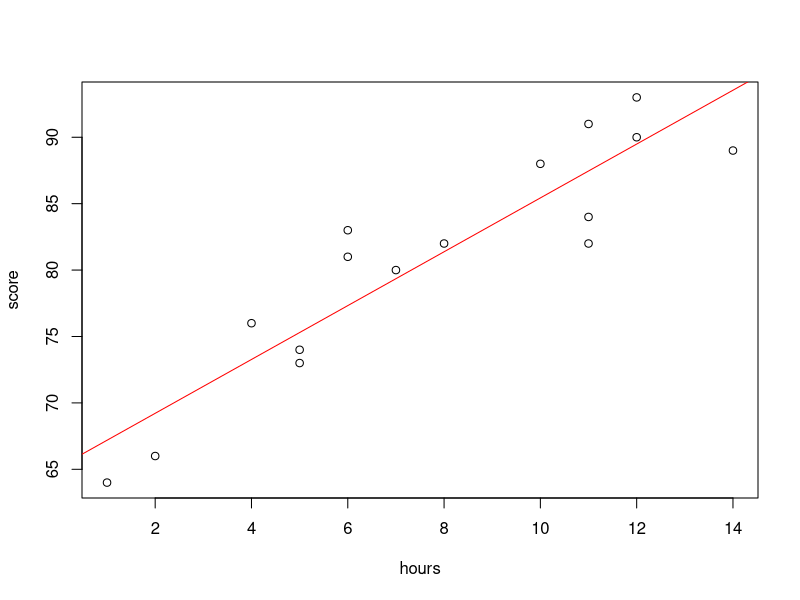

The R source for this figure:
#create dataset
df <- data.frame(hours=c(1, 2, 4, 5, 5, 6, 6, 7, 8, 10, 11, 11, 11, 12, 12, 14),
                 score=c(64, 66, 76, 73, 74, 81, 83, 80, 82, 88, 84, 82, 91, 90, 93, 89))

#view first six rows of dataset
head(df)

#attach dataset to make it more convenient to work with
attach(df)

#fit simple linear regression model
model <- lm(score~hours)

#view model summary
summary(model)

#visualize the data
plot(hours,score)
abline(lm(score~hours),col="red")







# In the above code, we first load the dataset using the read.csv function. The dataset should have two columns, x and y, representing the independent and dependent variables, respectively.
# 
# We then fit a linear regression model using the lm function. The formula for the model is y ~ x, which specifies that we want to predict y as a linear function of x. We pass the dataset to the data argument of the lm function to indicate the data source.
# 
# We can print a summary of the model using the summary function, which provides information such as the coefficients of the model, the standard errors, the t-values, and the p-values.
# 
# Finally, we can plot the data and the regression line using the plot function and the abline function. The plot function plots the x and y variables as points, while the abline function overlays the regression line on the plot. The col argument of the abline function sets the color of the regression line to red.
# 
# Note that this is a very basic example of linear regression and there are many aspects of the analysis that can be improved, such as assessing the assumptions of the model, evaluating the model's performance, and comparing the model to alternative models.